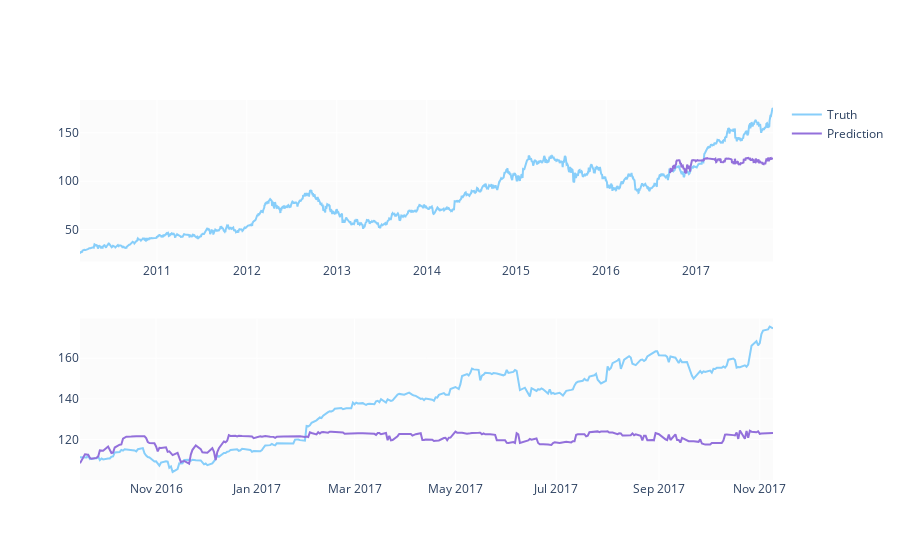

The cell this chart's notebook holds for it:
### Code cell
predicted_prices = df.loc[test_split_idx + 1:].copy()
predicted_prices['Close'] = y_pred

fig = make_subplots(rows=2, cols=1)
fig.add_trace(go.Scatter(x=df.Date, y=df.Close,
                         name='Truth',
                         marker_color='LightSkyBlue'), row=1, col=1)

fig.add_trace(go.Scatter(x=predicted_prices.Date,
                         y=predicted_prices.Close,
                         name='Prediction',
                         marker_color='MediumPurple'), row=1, col=1)

fig.add_trace(go.Scatter(x=predicted_prices.Date,
                         y=y_test,
                         name='Truth',
                         marker_color='LightSkyBlue',
                         showlegend=False), row=2, col=1)

fig.add_trace(go.Scatter(x=predicted_prices.Date,
                         y=y_pred,
                         name='Prediction',
                         marker_color='MediumPurple',
                         showlegend=False), row=2, col=1)

fig.show()

### Figure 1 — Plotly figure (JSON) as saved in the notebook; plotly's stock layout.template omitted (floating-point values rounded to 4 significant figures; data arrays with more than 128 entries replaced by an {"elided": "..."} marker saying what was removed)
{"data": [{"marker": {"color": "LightSkyBlue"}, "name": "Truth", "x": {"elided": "1946 str values"}, "y": {"elided": "1946 float values"}, "type": "scatter", "xaxis": "x", "yaxis": "y"}, {"marker": {"color": "MediumPurple"}, "name": "Prediction", "x": {"elided": "291 str values"}, "y": {"elided": "291 float values"}, "type": "scatter", "xaxis": "x", "yaxis": "y"}, {"marker": {"color": "LightSkyBlue"}, "name": "Truth", "showlegend": false, "x": {"elided": "291 str values"}, "y": {"elided": "291 float values"}, "type": "scatter", "xaxis": "x2", "yaxis": "y2"}, {"marker": {"color": "MediumPurple"}, "name": "Prediction", "showlegend": false, "x": {"elided": "291 str values"}, "y": {"elided": "291 float values"}, "type": "scatter", "xaxis": "x2", "yaxis": "y2"}], "layout": {"xaxis": {"anchor": "y", "domain": [0.0, 1.0]}, "yaxis": {"anchor": "x", "domain": [0.575, 1.0]}, "xaxis2": {"anchor": "y2", "domain": [0.0, 1.0]}, "yaxis2": {"anchor": "x2", "domain": [0.0, 0.425]}}}
